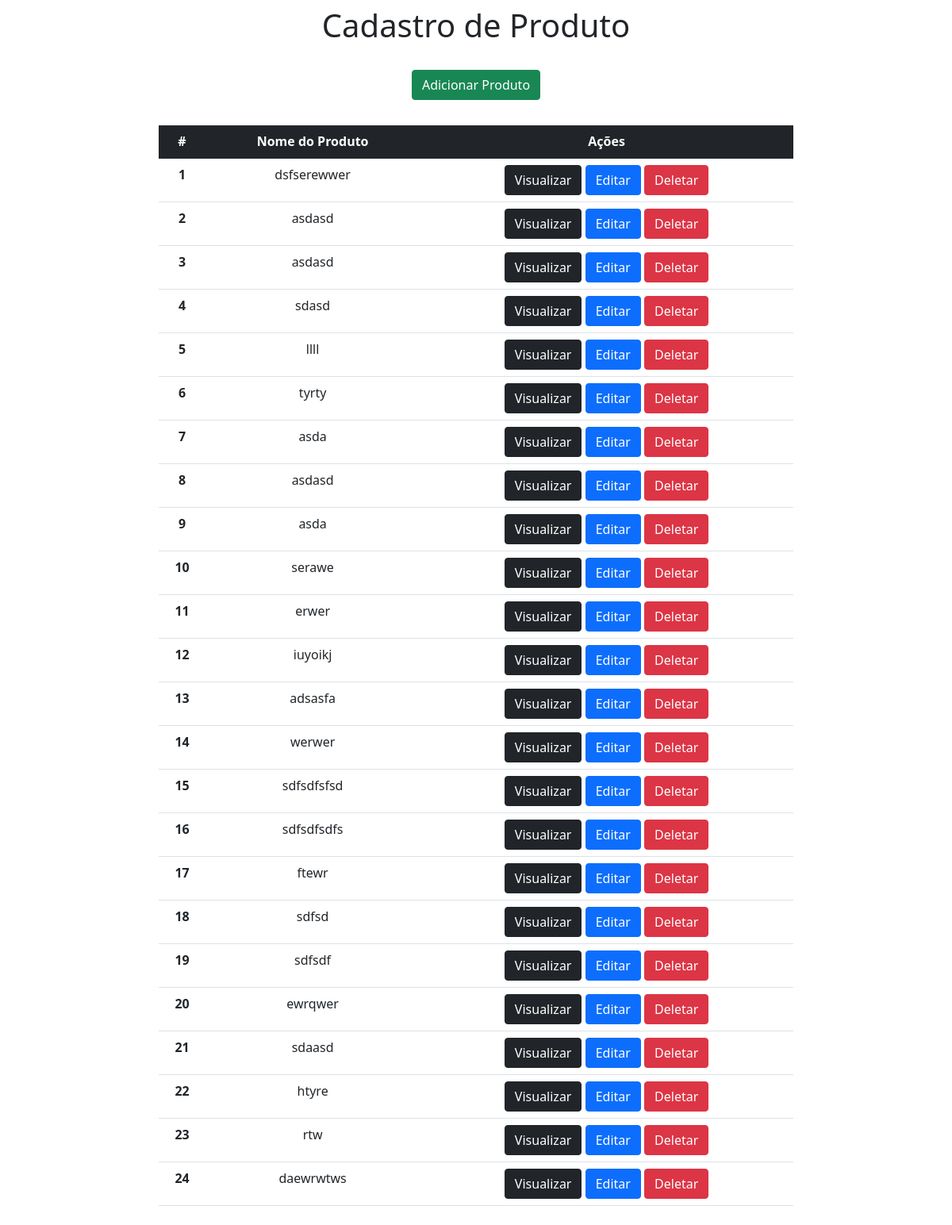
The app's page /produto/2/, older data.
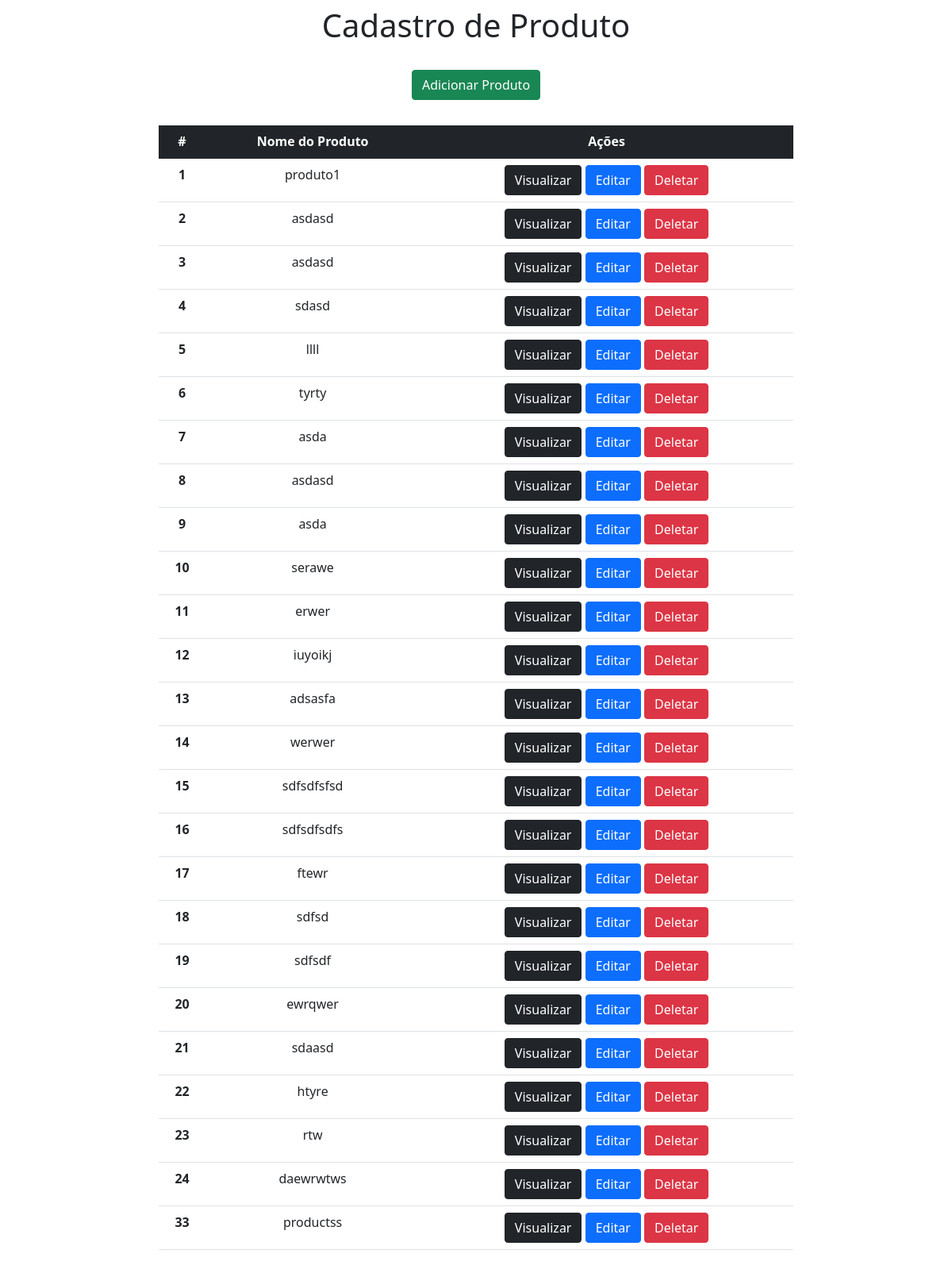
The same page, newer data.
### app/models.py (models this page shows)
class Produto(models.Model):
    produto = models.CharField(max_length=150)
    empresa = models.ForeignKey(Empresa, on_delete=models.CASCADE)

### app/views.py (the view)
# urls.py: path('produto/<int:pk>/', views.produtos, name='produto'),
def produtos(request, pk):
    data = {}
    data['db'] = Produto.objects.filter(empresa_id=pk)
    data["empresa_id"] = pk
    print(data)
    return render(request, "indexProducts.html", data)

### app/templates/indexProducts.html (shortened to what this page needs)
<!DOCTYPE html>
<html lang="pt-br">
<head>
    <link rel="stylesheet" href="https://cdn.jsdelivr.net/npm/bootstrap@5.1.1/dist/css/bootstrap.min.css">
</head>
<body>
    <div class="col-8 m-auto pt-2 pb-2 text-center">
        <h1>Cadastro de Produto</h1>
    </div>
    <div class="col-8 m-auto pt-3 pb-2 text-center">
        <a href="/produto/form/{{empresa_id}}/" class=" btn btn-success">Adicionar Produto</a>
    </div>
    <div class="col-8 m-auto pt-4 pb-2 text-center">
        <table class="table">
          <thead class="table-dark">
            <tr>
              <th scope="col">#</th>
              <th scope="col">Nome do Produto</th>
              <th scope="col">Ações</th>
            </tr>
          </thead>
          <tbody>
          {% for dbs in db %}
           <tr>
              <th>{{dbs.id}}</th>
              <td>{{dbs.produto}}</td>
              <td>
                  <a href="/produto/view/{{dbs.id}}/" class="btn btn-dark">Visualizar</a>
                  <a href="/produto/edit/{{dbs.id}}/" class="btn btn-primary">Editar</a>
                  <a href="/produto/delete/{{dbs.id}}/" class="btn btn-danger btnDel">Deletar</a>
              </td>
           </tr>
          {% endfor %}
          </tbody>
        </table>
    </div>
    {% load static %}
    </body>
</html>

Row changes from the older to the newer data that the page shows:
changed Produto id 1: produto "dsfserewwer" → "produto1"
added Produto: id "33", produto "productss"
